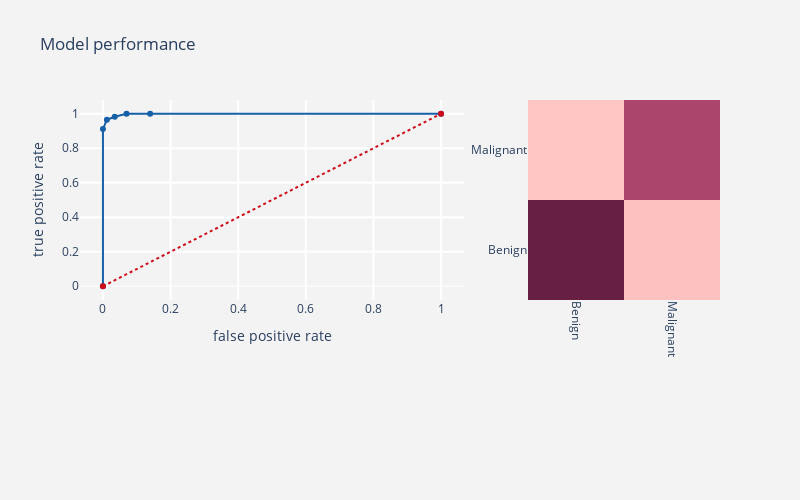

Source (notebook cell):
### Markdown cell above
# 3. K - Nearest Neighbors Classifier

### Code cell
#KNN Classifier
#Applying knn algorithm to SMOTE oversampled data.
def breast_cancer_prediction_alg(algorithm,training_x,testing_x,training_y,testing_y) :
    
    #model
    algorithm.fit(training_x,training_y)
    predictions   = algorithm.predict(testing_x)
    probabilities = algorithm.predict_proba(testing_x)
    
    print (algorithm)
    print ("\n Classification report : \n",classification_report(testing_y,predictions))
    print ("Accuracy Score   : ",accuracy_score(testing_y,predictions))
    
    #confusion matrix
    conf_matrix = confusion_matrix(testing_y,predictions)
    
    #roc_auc_score
    model_roc_auc = roc_auc_score(testing_y,predictions) 
    print ("Area under curve : ",model_roc_auc)
    fpr,tpr,thresholds = roc_curve(testing_y,probabilities[:,1])
     
    #plot roc curve
    trace1 = go.Scatter(x = fpr,y = tpr,
                        name = "Roc : " + str(model_roc_auc),
                        line = dict(color = ('rgb(22, 96, 167)'),width = 2),
                       )
    trace2 = go.Scatter(x = [0,1],y=[0,1],
                        line = dict(color = ('rgb(205, 12, 24)'),width = 2,
                        dash = 'dot'))
    
    #plot confusion matrix
    trace3 = go.Heatmap(z = conf_matrix ,x = ["Benign","Malignant"],
                        y = ["Benign","Malignant"],
                        showscale  = False,colorscale = "Burg",name = "matrix",
                        xaxis = "x2",yaxis = "y2"
                       )
    
    layout = go.Layout(dict(title="Model performance" ,
                            autosize = False,height = 500,width = 800,
                            showlegend = False,
                            plot_bgcolor  = "rgb(243,243,243)",
                            paper_bgcolor = "rgb(243,243,243)",
                            xaxis = dict(title = "false positive rate",
                                         gridcolor = 'rgb(255, 255, 255)',
                                         domain=[0, 0.6],
                                         ticklen=5,gridwidth=2),
                            yaxis = dict(title = "true positive rate",
                                         gridcolor = 'rgb(255, 255, 255)',
                                         zerolinewidth=1,
                                         ticklen=5,gridwidth=2),
                            margin = dict(b=200),
                            xaxis2=dict(domain=[0.7, 1],tickangle = 90,
                                        gridcolor = 'rgb(255, 255, 255)'),
                            yaxis2=dict(anchor='x2',gridcolor = 'rgb(255, 255, 255)')
                           )
                  )
    data = [trace1,trace2,trace3]
    fig = go.Figure(data=data,layout=layout)
    py.iplot(fig)
    
from sklearn.neighbors import KNeighborsClassifier
knn = KNeighborsClassifier(algorithm='auto', leaf_size=30, metric='minkowski',
           metric_params=None, n_jobs=1, n_neighbors=5, p=2,
           weights='uniform')

breast_cancer_prediction_alg(knn,os_smote_X,test_X,os_smote_Y,test_Y)

### Figure 1 — Plotly figure (JSON) as saved in the notebook; plotly's stock layout.template omitted (floating-point values rounded to 4 significant figures)
{"data": [{"line": {"color": "rgb(22, 96, 167)", "width": 2}, "name": "Roc : 0.9737862097103223", "type": "scatter", "x": [0, 0, 0.01163, 0.03488, 0.06977, 0.1395, 1], "y": [0, 0.9123, 0.9649, 0.9825, 1, 1, 1]}, {"line": {"color": "rgb(205, 12, 24)", "dash": "dot", "width": 2}, "type": "scatter", "x": [0, 1], "y": [0, 1]}, {"colorscale": [[0, "rgb(255, 198, 196)"], [0.1667, "rgb(244, 163, 168)"], [0.3333, "rgb(227, 129, 145)"], [0.5, "rgb(204, 96, 125)"], [0.6667, "rgb(173, 70, 108)"], [0.8333, "rgb(139, 48, 88)"], [1, "rgb(103, 32, 68)"]], "name": "matrix", "showscale": false, "type": "heatmap", "x": ["Benign", "Malignant"], "xaxis": "x2", "y": ["Benign", "Malignant"], "yaxis": "y2", "z": [[83, 3], [1, 56]]}], "layout": {"autosize": false, "height": 500, "margin": {"b": 200}, "paper_bgcolor": "rgb(243,243,243)", "plot_bgcolor": "rgb(243,243,243)", "showlegend": false, "title": {"text": "Model performance"}, "width": 800, "xaxis": {"domain": [0, 0.6], "gridcolor": "rgb(255, 255, 255)", "gridwidth": 2, "ticklen": 5, "title": {"text": "false positive rate"}}, "xaxis2": {"domain": [0.7, 1], "gridcolor": "rgb(255, 255, 255)", "tickangle": 90}, "yaxis": {"gridcolor": "rgb(255, 255, 255)", "gridwidth": 2, "ticklen": 5, "title": {"text": "true positive rate"}, "zerolinewidth": 1}, "yaxis2": {"anchor": "x2", "gridcolor": "rgb(255, 255, 255)"}}}
